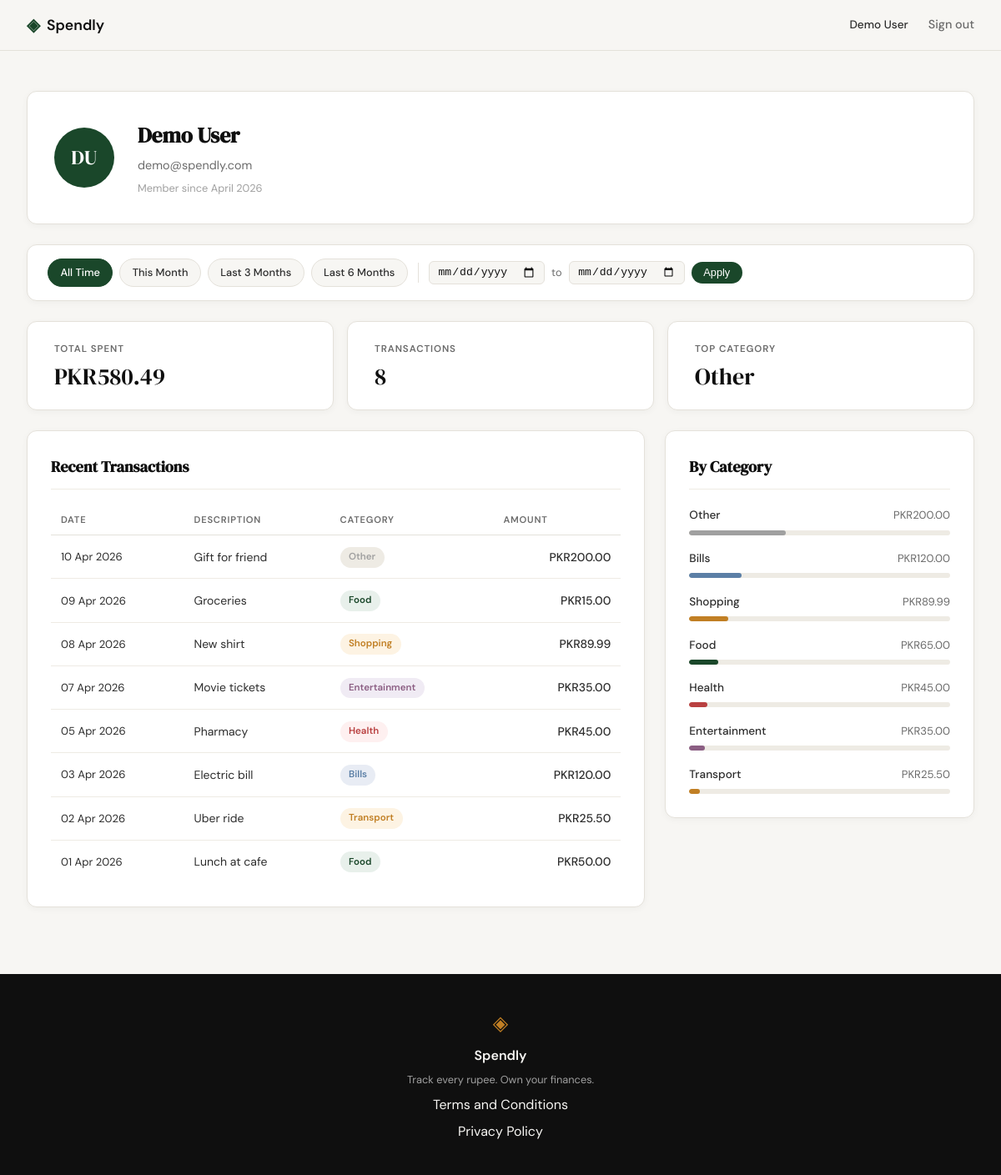
Screenshot of /profile (signed in) with the database file from the repository.
### tables this page shows
CREATE TABLE users (
            id INTEGER PRIMARY KEY AUTOINCREMENT,
            name TEXT NOT NULL,
            email TEXT UNIQUE NOT NULL,
            password_hash TEXT NOT NULL,
            created_at TEXT DEFAULT (datetime('now')));

CREATE TABLE expenses (
            id INTEGER PRIMARY KEY AUTOINCREMENT,
            user_id INTEGER NOT NULL REFERENCES users(id),
            amount REAL NOT NULL,
            category TEXT NOT NULL,
            date TEXT NOT NULL,
            description TEXT,
            created_at TEXT DEFAULT (datetime('now')));

### app.py (the view)
@app.route("/profile")
def profile():
    if not session.get("user_id"):
        return redirect(url_for("login"))
    uid = session["user_id"]
    today = date.today()
    date_from = _parse_date(request.args.get("date_from"))
    date_to = _parse_date(request.args.get("date_to"))
    if date_from and date_to and date_from > date_to:
        flash("Start date must be before end date.", "error")
        date_from = date_to = None
    today_str = today.isoformat()
    this_month_from = today.replace(day=1).isoformat()
    this_month_to = today.replace(
        day=calendar.monthrange(today.year, today.month)[1]
    ).isoformat()
    presets = {
        "this_month": {"date_from": this_month_from, "date_to": this_month_to},
        "last_3":     {"date_from": _months_ago(today, 3), "date_to": today_str},
        "last_6":     {"date_from": _months_ago(today, 6), "date_to": today_str},
    }
    return render_template(
        "profile.html",
        user=get_user_by_id(uid),
        stats=get_summary_stats(uid, date_from, date_to),
        expenses=get_recent_transactions(uid, date_from=date_from, date_to=date_to),
        categories=get_category_breakdown(uid, date_from, date_to),
        date_from=date_from,
        date_to=date_to,
        presets=presets,
    )

### app.py (called while the page is built)
def _parse_date(val):
    try:
        datetime.strptime(val, "%Y-%m-%d")
        return val
    except (ValueError, TypeError):
        return None

def _months_ago(today, n):
    m, y = today.month - n, today.year
    while m <= 0:
        m += 12
        y -= 1
    return date(y, m, 1).isoformat()

### database/db.py (called while the page is built)
def get_db():
    conn = sqlite3.connect(DB_PATH)
    conn.row_factory = sqlite3.Row
    conn.execute("PRAGMA foreign_keys = ON")
    return conn

### database/queries.py (called while the page is built)
def _build_date_filter(date_from, date_to):
    if date_from and date_to:
        return "AND date BETWEEN ? AND ?", [date_from, date_to]
    return "", []

def get_user_by_id(user_id):
    conn = get_db()
    row = conn.execute(
        "SELECT id, name, email, created_at FROM users WHERE id = ?",
        (user_id,),
    ).fetchone()
    conn.close()
    if row is None:
        return None
    name = row["name"]
    initials = "".join(w[0].upper() for w in name.split() if w)
    member_since = datetime.strptime(row["created_at"], "%Y-%m-%d %H:%M:%S").strftime("%B %Y")
    return {
        "name": name,
        "email": row["email"],
        "initials": initials,
        "member_since": member_since,
    }

def get_recent_transactions(user_id, limit=10, date_from=None, date_to=None):
    date_clause, date_params = _build_date_filter(date_from, date_to)
    params = [user_id] + date_params + [limit]
    conn = get_db()
    rows = conn.execute(
        "SELECT date, description, category, amount "
        "FROM expenses "
        "WHERE user_id = ? "
        + date_clause +
        " ORDER BY date DESC, id DESC "
        "LIMIT ?",
        params,
    ).fetchall()
    conn.close()
    return [
        {
            "date": datetime.strptime(row["date"], "%Y-%m-%d").strftime("%d %b %Y"),
            "description": row["description"],
            "category": row["category"],
            "amount": "{:,.2f}".format(row["amount"]),
        }
        for row in rows
    ]

### templates/profile.html (shortened to what this page needs)
{% extends "base.html" %}
{% block head %}
<link rel="stylesheet" href="{{ url_for('static', filename='css/profile.css') }}">
{% endblock %}
{% block content %}
<div class="profile-page">
    <div class="profile-inner">
        <div class="profile-header-card">
            <div class="profile-avatar">{{ user.initials }}</div>
            <div class="profile-info">
                <h1 class="profile-name">{{ user.name }}</h1>
                <p class="profile-email">{{ user.email }}</p>
                <p class="profile-since">Member since {{ user.member_since }}</p>
            </div>
        </div>
        <div class="filter-bar">
            <div class="filter-presets">
                <a href="{{ url_for('profile') }}"
                   class="filter-preset-btn{% if not date_from and not date_to %} filter-preset-btn--active{% endif %}">
                    All Time
                </a>
                <a href="{{ url_for('profile', date_from=presets.this_month.date_from, date_to=presets.this_month.date_to) }}"
                   class="filter-preset-btn{% if date_from == presets.this_month.date_from and date_to == presets.this_month.date_to %} filter-preset-btn--active{% endif %}">
                    This Month
                </a>
                <a href="{{ url_for('profile', date_from=presets.last_3.date_from, date_to=presets.last_3.date_to) }}"
                   class="filter-preset-btn{% if date_from == presets.last_3.date_from and date_to == presets.last_3.date_to %} filter-preset-btn--active{% endif %}">
                    Last 3 Months
                </a>
                <a href="{{ url_for('profile', date_from=presets.last_6.date_from, date_to=presets.last_6.date_to) }}"
                   class="filter-preset-btn{% if date_from == presets.last_6.date_from and date_to == presets.last_6.date_to %} filter-preset-btn--active{% endif %}">
                    Last 6 Months
                </a>
            </div>
            <form class="filter-form" method="GET" action="{{ url_for('profile') }}">
                <input type="date" name="date_from" class="filter-date-input"
                       value="{{ date_from or '' }}">
                <span class="filter-to-label">to</span>
                <input type="date" name="date_to" class="filter-date-input"
                       value="{{ date_to or '' }}">
                <button type="submit" class="filter-apply-btn">Apply</button>
            </form>
        </div>
        <div class="profile-stats">
            <div class="stat-card">
                <span class="stat-label">Total Spent</span>
                <span class="stat-value">PKR{{ stats.total }}</span>
            </div>
            <div class="stat-card">
                <span class="stat-label">Transactions</span>
                <span class="stat-value">{{ stats.count }}</span>
            </div>
            <div class="stat-card">
                <span class="stat-label">Top Category</span>
                <span class="stat-value">{{ stats.top_category }}</span>
            </div>
        </div>
        <div class="profile-grid">
            <div class="profile-section">
                <h2 class="section-title">Recent Transactions</h2>
                <div class="tx-table-wrapper">
                    <table class="tx-table">
                        <thead>
                            <tr>
                                <th>Date</th>
                                <th>Description</th>
                                <th>Category</th>
                                <th class="tx-amount-col">Amount</th>
                            </tr>
                        </thead>
                        <tbody>
                            {% for tx in expenses %}
                            <tr>
                                <td class="tx-date">{{ tx.date }}</td>
                                <td class="tx-desc">{{ tx.description }}</td>
                                <td>
                                    <span class="cat-badge cat-badge--{{ tx.category | lower }}">
                                        {{ tx.category }}
                                    </span>
                                </td>
                                <td class="tx-amount">PKR{{ tx.amount }}</td>
                            </tr>
                            {% endfor %}
                        </tbody>
                    </table>
                </div>
            </div>
            <div class="profile-section">
                <h2 class="section-title">By Category</h2>
                <div class="category-list">
                    {% for cat in categories %}
                    <div class="cat-row">
                        <div class="cat-row-header">
                            <span class="cat-row-name">{{ cat.name }}</span>
                            <span class="cat-row-amount">PKR{{ cat.amount }}</span>
                        </div>
                        <div class="cat-bar-track">
                            <div class="cat-bar cat-bar--{{ cat.name | lower }}"
                                 style="width: {{ cat.percent }}%"></div>
                        </div>
                    </div>
                    {% endfor %}
                </div>
            </div>
        </div>
    </div>
</div>
{% endblock %}

### templates/base.html (shortened to what this page needs)
<!DOCTYPE html>
<html lang="en">
<head>
    <link rel="stylesheet" href="{{ url_for('static', filename='css/style.css') }}">
    {% block head %}{% endblock %}
</head>
<body>
    <nav class="navbar">
        <div class="nav-inner">
            <a href="{{ url_for('landing') }}" class="nav-brand">
                <span class="brand-icon">◈</span>
                <span class="brand-name">Spendly</span>
            </a>
            <div class="nav-links">
                {% if session.user_id %}
                <span class="nav-username">{{ session.user_name }}</span>
                <a href="{{ url_for('logout') }}">Sign out</a>
                {% else %}
                <a href="{{ url_for('login') }}">Sign in</a>
                <a href="{{ url_for('register') }}" class="nav-cta">Get started</a>
                {% endif %}
            </div>
        </div>
    </nav>
    <main class="main-content">
        {% block content %}{% endblock %}
    </main>
    <footer class="footer">
        <div class="footer-inner">
            <span class="brand-icon">◈</span>
            <span class="footer-name">Spendly</span>
            <p class="footer-copy">Track every rupee. Own your finances.</p>
            <a href="/terms">Terms and Conditions</a>
            <a href="/privacy">Privacy Policy</a>
        </div>
    </footer>
</body>
</html>

### static/css/style.css (style rules this page uses)
:root { --ink: #0f0f0f; --ink-soft: #2d2d2d; --ink-muted: #6b6b6b; --ink-faint: #a0a0a0; --paper: #f7f6f3; --paper-warm: #f0ede6; --paper-card: #ffffff; --accent: #1a472a; --accent-light: #e8f0eb; --accent-2: #c17f24; --accent-2-light: #fdf3e3; --danger: #c0392b; --danger-light: #fdecea; --border: #e4e1da; --border-soft: #eeebe4; --font-display: 'DM Serif Display', Georgia, serif; --font-body: 'DM Sans', system-ui, sans-serif; --max-width: 1200px; --auth-width: 440px; --radius-sm: 6px; --radius-md: 12px; --radius-lg: 20px; }
*, *::before, *::after { box-sizing: border-box; margin: 0; padding: 0; }
html { font-size: 16px; scroll-behavior: smooth; }
body { background: var(--paper); color: var(--ink); font-family: var(--font-body); font-size: 1rem; line-height: 1.6; -webkit-font-smoothing: antialiased; }
a { color: inherit; text-decoration: none; }
.navbar { position: sticky; top: 0; z-index: 100; background: var(--paper); border-bottom: 1px solid var(--border); padding: 0 2rem; }
.nav-inner { max-width: var(--max-width); margin: 0 auto; height: 60px; display: flex; align-items: center; justify-content: space-between; }
.nav-brand { display: flex; align-items: center; gap: 0.5rem; font-family: var(--font-body); font-weight: 600; font-size: 1.1rem; color: var(--ink); }
.brand-icon { color: var(--accent); font-size: 1.3rem; }
.brand-name { color: var(--ink); }
.nav-links { display: flex; align-items: center; gap: 1.5rem; font-size: 0.9rem; font-weight: 500; }
.nav-links a { color: var(--ink-muted); transition: color 0.2s; }
.main-content { min-height: calc(100vh - 60px - 100px); }
.footer { background: var(--ink); color: var(--paper); padding: 2.5rem 2rem; text-align: center; }
.footer-inner { display: flex; flex-direction: column; align-items: center; gap: 0.4rem; }
.footer .brand-icon { color: var(--accent-2); font-size: 1.5rem; }
.footer-name { font-weight: 600; font-size: 1rem; }
.footer-copy { font-size: 0.8rem; color: var(--ink-faint); }

### rows the page displays
users: user_name "Demo User", name "Demo User", email "demo@spendly.com"
expenses: top_category "Other", date "10 Apr 2026", description "Gift for friend", category "Other", amount "200.00", name "Other", {{ cat.percent }} 37 (drawn)
expenses: date "09 Apr 2026", description "Groceries", category "Food", amount "15.00"
expenses: date "08 Apr 2026", description "New shirt", category "Shopping", amount "89.99", name "Shopping", {{ cat.percent }} 15 (drawn)
expenses: date "07 Apr 2026", description "Movie tickets", category "Entertainment", amount "35.00", name "Entertainment", {{ cat.percent }} 6 (drawn)
expenses: date "05 Apr 2026", description "Pharmacy", category "Health", amount "45.00", name "Health", {{ cat.percent }} 7 (drawn)
expenses: date "03 Apr 2026", description "Electric bill", category "Bills", amount "120.00", name "Bills", {{ cat.percent }} 20 (drawn)
expenses: date "02 Apr 2026", description "Uber ride", category "Transport", amount "25.50", name "Transport", {{ cat.percent }} 4 (drawn)
expenses: date "01 Apr 2026", description "Lunch at cafe", category "Food", amount "50.00"

### other values shown
{{ user.initials }} "DU"
{{ user.member_since }} "April 2026"
{{ stats.total }} "580.49"
{{ stats.count }} "8"
{{ cat.name }} "Food"
{{ cat.amount }} "65.00"
